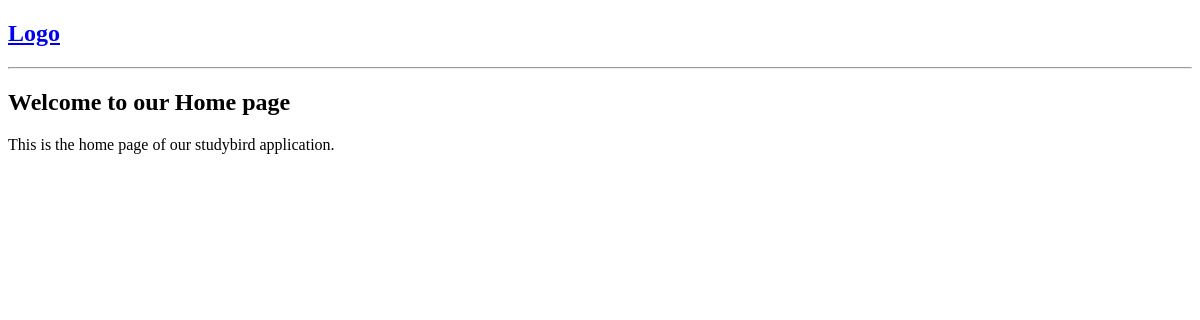
Before: / with the older database file.
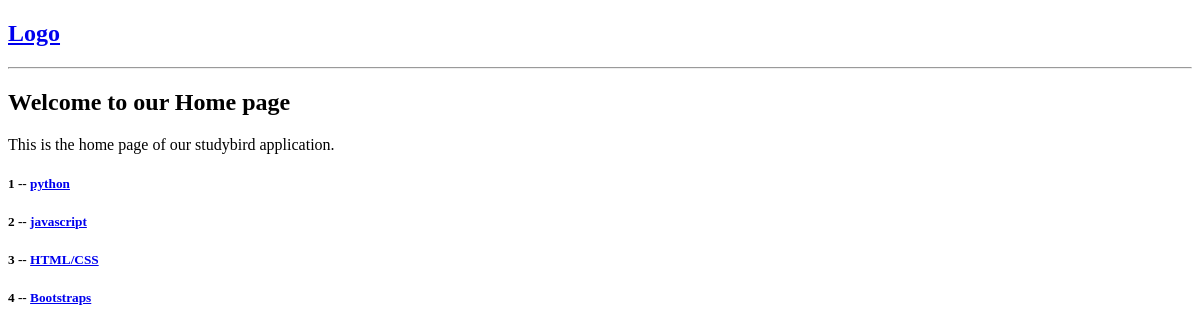
After: the same page with the newer database file.
### base/models.py (models this page shows, shortened)
class Room(models.Model):
    name = models.CharField(max_length=200)
    description = models.TextField(null=True, blank=True)
    created_at = models.DateTimeField(auto_now_add=True)
    updated_at = models.DateTimeField(auto_now=True)

### base/views.py (the view)
# urls.py: path('', views.home, name='home'),
def home(request):
    rooms = Room.objects.all()
    context = {'rooms': rooms}
    return render(request, 'base/home.html', context)

### base/templates/base/home.html
{% extends 'main.html' %}
{% block content %}
<h2>Welcome to our Home page</h2>
<p>This is the home page of our studybird application.</p>
<div>
    <div>
        {% for room in rooms %}
        <div>
            <h5>{{room.id}} -- <a href="{% url 'room' room.id %}">{{room.name}}</a></h5>
            </div>
            {% endfor %}
{% endblock content %}

### templates/main.html (shortened to what this page needs)
<!DOCTYPE html>
<html lang="en">
<head>
</head>
<body>
    {% include 'navbar.html' %}
    {% block content %}
    {% endblock %}
</body>
</html>

### templates/navbar.html
<a href='/'>
    <h2>Logo</h2>
</a>
<hr>

Changed rows visible on the page:
added Room: id "1", name "python"
added Room: id "2", name "javascript"
added Room: id "3", name "HTML/CSS"
added Room: id "4", name "Bootstraps"
